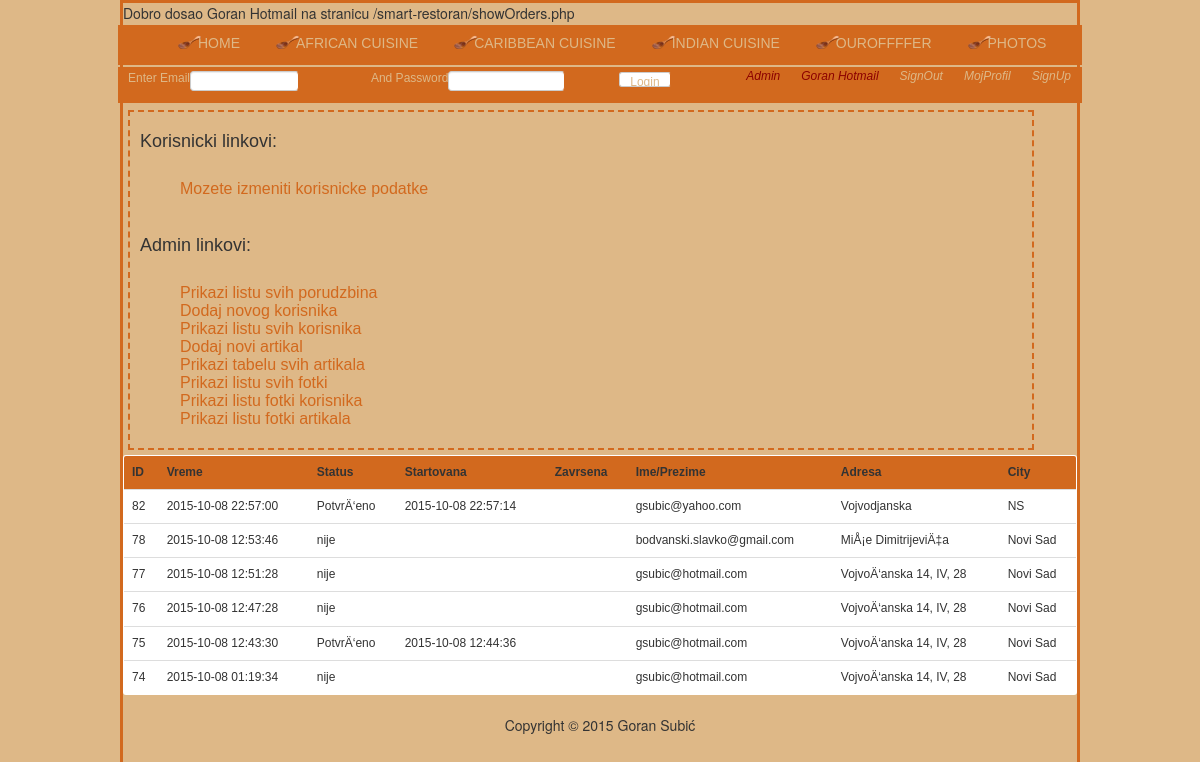
/showOrders.php (signed in), run on the app's committed database.
### tables this page shows
CREATE TABLE IF NOT EXISTS `userorder` (
  `id` int(11) NOT NULL,
  `order_date` datetime NOT NULL,
  `orderstatus` varchar(10) NOT NULL,
  `checkorder_id` varchar(20) DEFAULT NULL,
  `started` datetime DEFAULT NULL,
  `finished` datetime DEFAULT NULL,
  `user_id` int(11) NOT NULL
);

CREATE TABLE IF NOT EXISTS `user` (
  `id` int(11) NOT NULL,
  `name` varchar(50) NOT NULL,
  `secname` varchar(50) NOT NULL,
  `jbg` varchar(13) NOT NULL,
  `adress` varchar(255) DEFAULT NULL,
  `city` varchar(255) DEFAULT NULL,
  `email` varchar(50) NOT NULL,
  `passwd` varchar(250) DEFAULT NULL,
  `phone` varchar(50) NOT NULL,
  `mphone` varchar(50) NOT NULL,
  `is_staff` tinyint(1) DEFAULT NULL,
  `image_url` varchar(250) NOT NULL,
  `photo_id` int(11) DEFAULT NULL,
  `checkuser_id` bigint(20) NOT NULL,
  `enabled` int(11) DEFAULT NULL
);

### class/OrderDAO.php (called while the page is built, shortened)
<?php
class OrderDAO {
    public function orderList(){
        $dbConn = new DbConnection();
        $connection = $dbConn->connectToDB();
        $sqlmaxuo = "SELECT MAX(userorder.id) as id FROM userorder";
        if(!$resultmax = $connection->query($sqlmaxuo)){
            die("<br />Doslo je do greske u upitu za proveru max userorder.id: " . $connection->error );
        }
        $rowmax = $resultmax->fetch_assoc();
        $maxuoid = $rowmax['id'] - COL_NUM;
        $sqllist = "SELECT userorder.id as oid, userorder.order_date as odate, userorder.orderstatus as ostatus, userorder.started as ostarted, userorder.finished as ofinished, ";
        $sqllist .= "user.name as uname, user.secname as usecname, user.email as uemail, user.adress as uadress, user.city as ucity ";
        $sqllist .= "FROM userorder, user ";
        $sqllist .= "WHERE userorder.user_id = user.id ";
        $sqllist .= "AND userorder.id > {$maxuoid} ";
        $sqllist .= "ORDER BY userorder.id DESC; ";
        if(!$resultlist = $connection->query($sqllist)){
            die("<br />Doslo je do greske u upitu za proveru max userorder.id: " . $connection->error );
        }
        return $resultlist;
    }
}

### showOrders.php (the view, shortened to what this page needs)
<?php
if($_SESSION['is_admin'] == 1){
    echo "Dobro dosao {$_SESSION['name']} na stranicu {$_SERVER['PHP_SELF']}";
}else{
    header("Location:ouroffer.php");
}
include "headeradmin.php";
include "class/OrderDAO.php";
$order = new OrderDAO();
$orderList = $order->orderList();
?>
<table class="table table-hover datagrid">
    <tr style="background-color: chocolate">
        <th>ID</th>
        <th>Vreme</th>
        <th>Status</th>
        <th>Startovana</th>
        <th>Zavrsena</th>
        <th>Ime/Prezime</th>
        <th>Adresa</th>
        <th>City</th>
    </tr>
    <?php WHILE($rowlist = $orderList->fetch_assoc()){ ?>
    <tr>
        <td><?php echo $rowlist['oid']; ?></td>
        <td><?php echo $rowlist['odate']; ?></td>
        <td><?php echo $rowlist['ostatus']; ?></td>
        <td><?php echo $rowlist['ostarted']; ?></td>
        <td><?php echo $rowlist['ofinished']; ?></td>
        <td><?php echo $rowlist['uemail']; ?></td>
        <td><?php echo $rowlist['uadress']; ?></td>
        <td><?php echo $rowlist['ucity']; ?></td>
    </tr>
    <?php } ?>
</table>
<?php
    include "footer.php";
?>

### style.css (style rules this page uses)
body { width: 960px; margin: auto; background-color: #deb887; border: solid chocolate; }
.datagrid { font: normal 12px/150% Arial, Helvetica, sans-serif; background: #fff; overflow: hidden; border: 1px solid #A65B1A; -webkit-border-radius: 3px; -moz-border-radius: 3px; border-radius: 3px; }

### data on the page
userorder: id "82", order_date "2015-10-08 22:57:00", orderstatus "PotvrÄ‘eno", started "2015-10-08 22:57:14", user.email "gsubic@yahoo.com", user.adress "Vojvodjanska", user.city "NS"
userorder: id "78", order_date "2015-10-08 12:53:46", orderstatus "nije", user.email "bodvanski.slavko@gmail.com", user.adress "MiÅ¡e DimitrijeviÄ‡a", user.city "Novi Sad"
userorder: id "77", order_date "2015-10-08 12:51:28", orderstatus "nije", user.email "gsubic@hotmail.com", user.adress "VojvoÄ‘anska 14, IV, 28", user.city "Novi Sad"
userorder: id "76", order_date "2015-10-08 12:47:28", orderstatus "nije", user.email "gsubic@hotmail.com", user.adress "VojvoÄ‘anska 14, IV, 28", user.city "Novi Sad"
userorder: id "75", order_date "2015-10-08 12:43:30", orderstatus "PotvrÄ‘eno", started "2015-10-08 12:44:36", user.email "gsubic@hotmail.com", user.adress "VojvoÄ‘anska 14, IV, 28", user.city "Novi Sad"
userorder: id "74", order_date "2015-10-08 01:19:34", orderstatus "nije", user.email "gsubic@hotmail.com", user.adress "VojvoÄ‘anska 14, IV, 28", user.city "Novi Sad"

### other printed values
$_SESSION['name'] "Goran Hotmail"
$_SERVER['PHP_SELF'] "/smart-restoran/showOrders.php"
